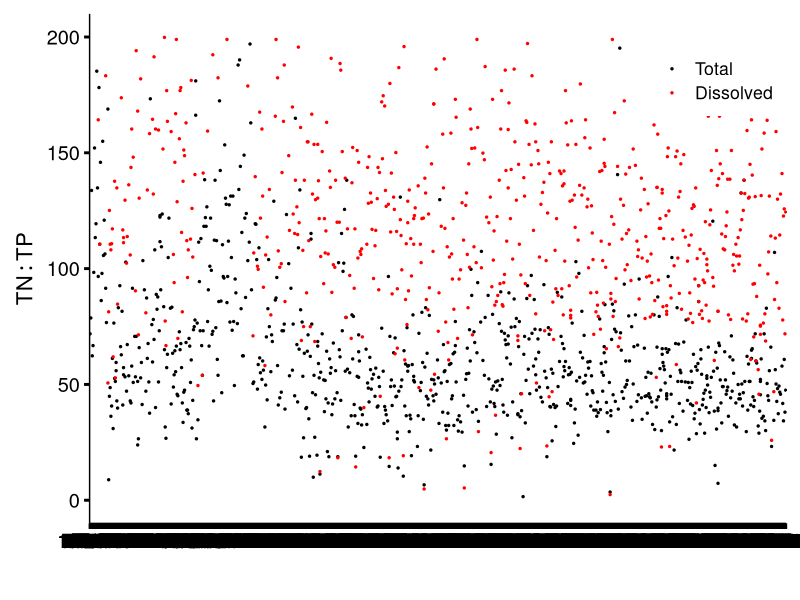

The R script that drew this image:
setwd("/Users/krsalkgu/Documents/SourceTree/L227/Postproc_code/L227")

NtoP <- read.csv("NP_Stoichiometry.csv")
attach(NtoP)
head(NtoP)

#Change Ratios from mass to molar
TNtoTP <- TN.TP.1*30.97/14.01
PNtoPP <- PN.PP.1*30.97/14.01
DINtoTDP <- DIN.TDP.1*30.97/14.01
TDNtoTDP <- TDN.TDP.1*30.97/14.01

NtoPmolar <- data.frame(Start.Date, TNtoTP, PNtoPP, DINtoTDP, TDNtoTDP)

library(ggplot2)
theme_std <- function (base_size = 16, base_family = "") {
  theme_grey(base_size = base_size, base_family = base_family) %+replace% 
    theme(axis.ticks = element_line(colour = "black", size = 1), 
          legend.key = element_rect(colour = "white"), 
          panel.background = element_rect(fill = "white", colour = NA), 
          panel.border = element_rect(fill = NA, colour = NA),
          axis.line = element_line(size = 0.5, colour = "black"),
          panel.grid.major = element_line(NA), 
          panel.grid.minor = element_line(NA), 
          strip.background = element_rect(fill = "grey80", colour = "grey50", size = 0.2),
          axis.text  = element_text(size=rel(0.9)),
          axis.title.x = element_text(margin = unit(c(3, 0, 0, 0), "mm"),size=rel(1)),
          axis.title.y = element_text(margin = unit(c(0, 3, 0, 0), "mm"),size=rel(1), angle = 90),
          strip.text = element_text(size = rel(1.15), colour = "black", face = "bold"),
          plot.margin=unit(c(10,10,10,10),"pt"))}
theme_set(theme_std())

ggplot(NtoPmolar, aes(x = Start.Date)) +
  geom_point(aes(y = TNtoTP, col="Total"), size = 0.5) +
  geom_point(aes(y = TDNtoTDP, col="Dissolved"), size = 0.5) +
  ylim(0,200) +
  ylab(expression(TN:TP)) +
  xlab(" ") +
  theme(legend.position = c(0.9,0.9)) +
  scale_colour_manual("", breaks = c("Total", "Dissolved"), values = c("black", "red"))
